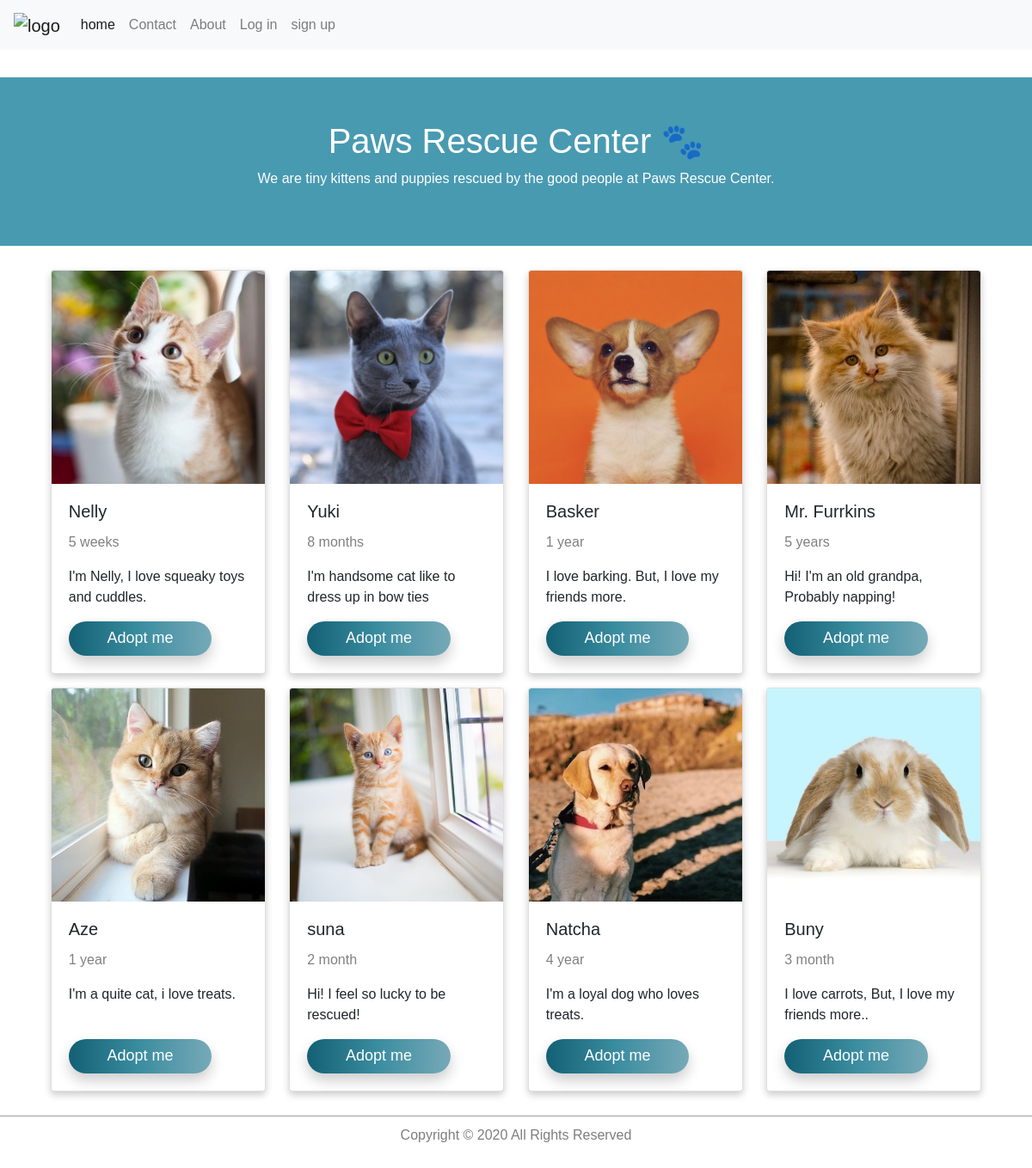
Before: / with the older database file.
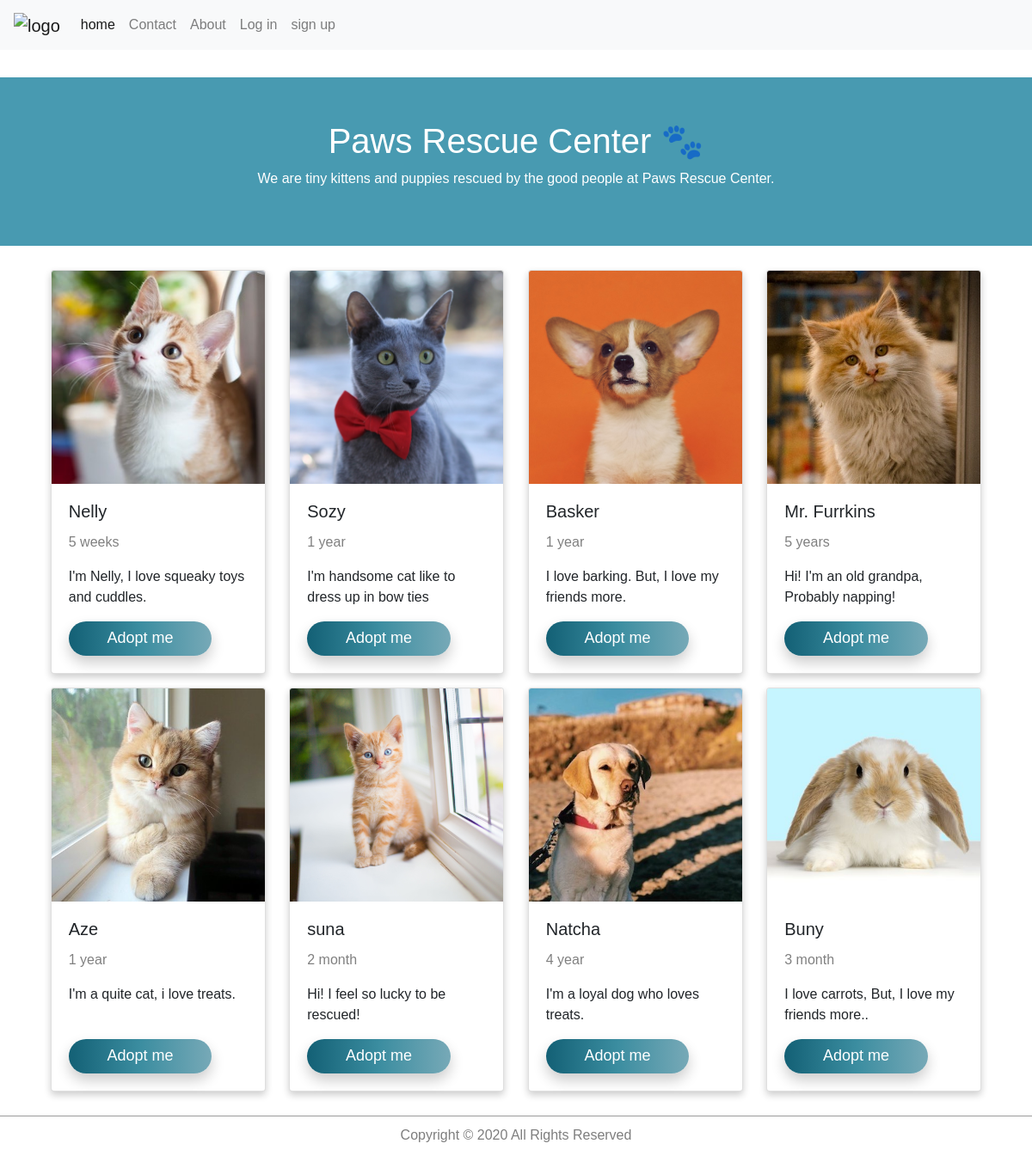
After: the same page with the newer database file.
### models.py (models this page shows)
class Pet(db.Model):
    id   = db.Column(db.Integer, primary_key=True)
    name = db.Column(db.String, unique=True, nullable=False)
    age  = db.Column(db.String, nullable=False)
    bio  = db.Column(db.String, nullable=False)
    adopted  = db.Column(db.Boolean, nullable=False, default=False)
    adopted_by = db.Column(db.String, db.ForeignKey('user.id'),  default="None")

### app.py (the view)
@app.route("/")
def home():
    return render_template("home.html", pets= Pet.query.filter(Pet.adopted==False))

### templates/home.html (shortened to what this page needs)
{% extends "base_layout.html" %}
{% block content %}
<section class="about-section">
  <article>
    <h1 style="text-align: center;">Paws Rescue Center 🐾</h1>
    <p>We are tiny kittens and puppies rescued by the good people at Paws Rescue Center.</p>
  </article>
</section>
<section class="container">
    {% for pet in pets %}
    <article class="card">
      <img src="{{url_for('static', filename = pet.id|string+".jpg")}}" class="card-img-top" alt="pet">
      <div class="card-body">
        <h5 class="card-title"> {{ pet.name }} </h5>
        <p class="sub-title">{{ pet.age }}</p>
        <p class="card-text"> {{ pet.bio }} </p>
        <a id="adopt-btn" href="{{url_for('pet_details', pet_ID = pet.id)}}"class=" login-form-btn" style="color: white; width: 50%;">
            Adopt me
        </a>
      </div>
    </article>
     {% endfor %}
</section>
{% endblock %}

### templates/base_layout.html (shortened to what this page needs)
<!DOCTYPE html>
<html lang="en">
    <head>
        <link rel="stylesheet" type="text/css" href="{{url_for('static', filename='Linearicons-Free-v1.0.0/icon-font.min.css')}}" >
        <link rel="stylesheet" href="{{url_for('static', filename='style.css')}}" />
        <link rel="stylesheet" href="{{url_for('static', filename='loginStyle.css')}}" />
        <link rel="stylesheet" href="https://stackpath.bootstrapcdn.com/bootstrap/4.2.1/css/bootstrap.min.css">
        <link rel="stylesheet" href="https://stackpath.bootstrapcdn.com/font-awesome/4.7.0/css/font-awesome.min.css">
</head>
  <body>
      <nav class="navbar fixed-top navbar-expand-lg navbar-light bg-light">
        <a class="navbar-brand" href="#">
            <img id="img" src="https://pawshumane.org/wp-content/uploads/2018/03/PawsLogo2ColorNoTagPMS633-1.png"  style="max-height: 60px;" alt="logo" >
        </a>
        <div class="collapse navbar-collapse" id="navbarNavDropdown">
          <div class="navbar-nav">
            <a class="nav-item nav-link active" href="{{url_for('home')}}">home
              <span class="sr-only">(current)</span></a>
            <a class="nav-item nav-link" href="{{url_for('contact')}}">Contact</a>
            <a class="nav-item nav-link "  href="{{url_for('about')}}">About</a>
            {% if 'user' in session %}
            <a class="nav-item nav-link"  href="{{url_for('logout')}}">Log out</a>
            {% else %}
            <a class="nav-item nav-link"  href="{{url_for('login')}}">Log in</a>
            <a class="nav-item nav-link"  href="{{url_for('signup')}}">sign up</a>
            {% endif %}
        </div>
        </div>
      </nav>
      {% block content %}{% endblock %}
      {% block footer %}
        <footer>
            <p> Copyright © 2020 All Rights Reserved </p>
        </footer>
      {% endblock %}
  </body>
</html>

### static/style.css (style rules this page uses)
.container { display: flex; flex-flow: row wrap; justify-content: space-around; align-items: stretch; height: 100%; margin-top: 20px; margin-bottom: 20px }
* { box-sizing: border-box; }
.card { box-shadow: 0 4px 8px 0 rgba(0, 0, 0, 0.2); width: 250px; margin: 8px; }
.card-body { display:flex; flex-flow: column wrap; }
.card-body { padding: 18px; }
.about-section { margin: 0; padding: 50px; text-align: center; margin: 0 0; background-color:rgba(36, 134, 162, 0.83); color: white; }
.sub-title { color: grey; }
footer p { color: rgba(24, 24, 24, 0.555); position: relative; width: 100%; bottom: 0; top: 0; border-top: 1px solid #9b9b9b; padding: 10px; text-align: center; }

### static/loginStyle.css (style rules this page uses)
* { box-sizing: border-box; }
.login-form-btn { margin-top: auto; font-size: 18px; color: #fff; line-height: .2; text-transform: none; display: -webkit-box; border: none; box-shadow: 0 8px 16px 0 rgba(0, 0, 0, 0.2); display: -webkit-flex; display: flex; justify-content: center; align-items: center; padding: 0 25px; min-width: 80%; height: 40px; border-radius: 20px; background: -webkit-linear-gradient(left, #136075, #3b8da0, #77a9b7); background: linear-gradient(left, #136075, #3b8da0, #77a9b7); position: relative; z-index: 1; -webkit-transition: all 0.4s; transition: all 0.4s; }

### templates/base_layout.html (style rules this page uses)
body , html { font-family: Arial, Helvetica, sans-serif; margin:0; padding:0; }
html { position: relative; min-height: 100%; }
body { height: auto; padding-top: 90px; display: flex; flex-direction: column; justify-content: space-between; }

Changed rows visible on the page:
changed Pet "I'm handsome cat like to dress up in bow ties": name "Yuki" → "Sozy"; age "8 months" → "1 year"
